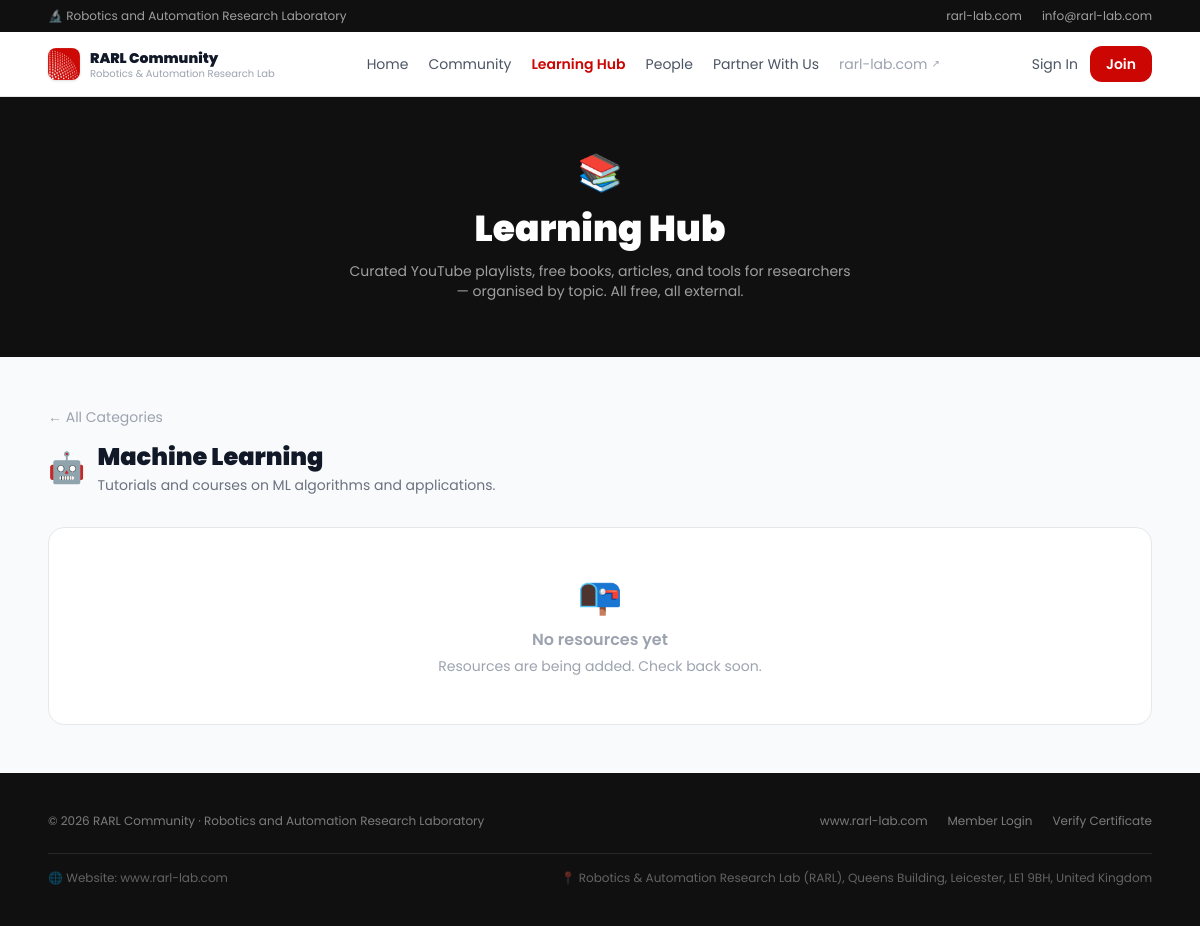
The app's page /resources.php?cat=machine-learning with its own data.
### tables this page shows
CREATE TABLE IF NOT EXISTS `resource_categories` (
  `id`            INT(11)      NOT NULL AUTO_INCREMENT,
  `name`          VARCHAR(255) NOT NULL,
  `slug`          VARCHAR(255) NOT NULL,
  `icon_emoji`    VARCHAR(10)  DEFAULT '📚',
  `description`   TEXT         DEFAULT NULL,
  `display_order` INT(11)      NOT NULL DEFAULT 0,
  `is_published`  TINYINT(1)   NOT NULL DEFAULT 1,
  PRIMARY KEY (`id`),
  UNIQUE KEY `slug` (`slug`)
);

### brand.php (called while the page is built, shortened)
<?php
function brandTailwindColors(): array {
    return [
        'rarl-red'      => BRAND_RED,
        'rarl-dark'     => BRAND_RED_DARK,
        'rarl-blue'     => BRAND_BLUE,
        'rarl-blue-dark'=> BRAND_BLUE_DARK,
        'rarl-navy'     => BRAND_INK,
        'rarl-mid'      => BRAND_INK_SOFT,
    ];
}
function brandTailwindConfigJson(): string {
    return json_encode(brandTailwindColors(), JSON_UNESCAPED_SLASHES);
}

### resources.php (the view, shortened to what this page needs)
<?php
require_once __DIR__ . '/functions.php';
$pdo        = db();
$categories = $pdo->query("SELECT * FROM resource_categories WHERE is_published = 1 ORDER BY display_order")->fetchAll();
$catSlug    = trim($_GET['cat'] ?? '');
$activecat  = null;
$resources  = [];
if ($catSlug) {
    $cs = $pdo->prepare("SELECT * FROM resource_categories WHERE slug = ? AND is_published = 1");
    $cs->execute([$catSlug]);
    $activecat = $cs->fetch();
    if ($activecat) {
        $rs = $pdo->prepare("SELECT * FROM resources WHERE category_id = ? ORDER BY is_featured DESC, display_order ASC");
        $rs->execute([$activecat['id']]);
        $resources = $rs->fetchAll();
    }
}
echo htmlHead($activecat ? $activecat['name'] . ' Resources' : 'Learning Hub');
?>
<?= publicNav('resources') ?>
<section class="bg-rarl-navy text-white py-14 px-6 text-center">
  <div class="max-w-3xl mx-auto">
    <div class="text-4xl mb-4">📚</div>
    <h1 class="font-heading font-black text-3xl md:text-4xl mb-3">Learning Hub</h1>
    <p class="text-white/60 text-sm max-w-lg mx-auto">Curated YouTube playlists, free books, articles, and tools for researchers — organised by topic. All free, all external.</p>
  </div>
</section>
<div class="max-w-6xl mx-auto px-6 py-12">
  <?php if (!$activecat): ?>
  <h2 class="font-heading font-black text-xl text-gray-900 dark:text-white mb-7">Browse by Topic</h2>
  <div class="grid grid-cols-2 sm:grid-cols-3 lg:grid-cols-4 gap-4">
    <?php foreach ($categories as $cat):
      $count = (int)$pdo->prepare("SELECT COUNT(*) FROM resources WHERE category_id = ?")->execute([$cat['id']]) ? $pdo->query("SELECT COUNT(*) FROM resources WHERE category_id = " . (int)$cat['id'])->fetchColumn() : 0;
    ?>
    <a href="resources.php?cat=<?= urlencode($cat['slug']) ?>"
      class="group block bg-white dark:bg-gray-900 border border-gray-200 dark:border-gray-700 rounded-2xl p-6 hover:-translate-y-1 hover:shadow-lg hover:border-rarl-red/40 transition-all">
      <div class="text-3xl mb-3"><?= $cat['icon_emoji'] ?></div>
      <h3 class="font-heading font-bold text-sm text-gray-900 dark:text-white mb-1"><?= htmlspecialchars($cat['name']) ?></h3>
      <p class="text-gray-400 text-xs leading-relaxed mb-3"><?= htmlspecialchars(mb_strimwidth($cat['description'] ?? '', 0, 70, '…')) ?></p>
      <span class="text-[10px] font-bold text-rarl-red uppercase tracking-wider">View Resources →</span>
    </a>
    <?php endforeach; ?>
  </div>
  <?php else: ?>
  <div class="mb-8">
    <a href="resources.php" class="text-sm text-gray-400 hover:text-rarl-red transition-colors">← All Categories</a>
    <div class="flex items-center gap-3 mt-3">
      <div class="text-3xl"><?= $activecat['icon_emoji'] ?></div>
      <div>
        <h2 class="font-heading font-black text-2xl text-gray-900 dark:text-white"><?= htmlspecialchars($activecat['name']) ?></h2>
        <p class="text-gray-500 text-sm mt-0.5"><?= htmlspecialchars($activecat['description'] ?? '') ?></p>
      </div>
    </div>
  </div>
  <?php if (empty($resources)): ?>
  <div class="bg-white dark:bg-gray-900 border border-gray-200 dark:border-gray-700 rounded-2xl p-12 text-center text-gray-400">
    <div class="text-4xl mb-3">📭</div>
    <p class="font-semibold mb-1">No resources yet</p>
    <p class="text-sm">Resources are being added. Check back soon.</p>
  </div>
  <?php endif; ?>
  <?php endif; ?>
</div>
<?= publicFooter() ?>
</body></html>

### functions.php (style rules this page uses)
body { font-family:'Poppins',system-ui,sans-serif; }
h1,h2,h3,h4 { font-family:'Poppins',system-ui,sans-serif; }

### records on screen
resource_categories: icon_emoji "🤖", name "Machine Learning", description "Tutorials and courses on ML algorithms and applications."

### other values on screen
$tagline "Robotics and Automation Research Laboratory"
$replyTo "info@rarl-lab.com"
$label "Home Community Learning Hub People Partner With Us"
$siteName "RARL Community"
